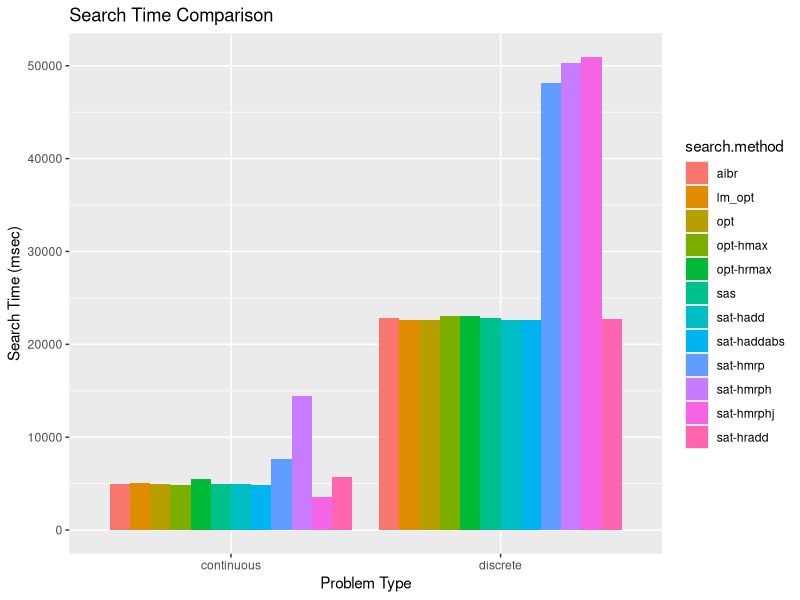
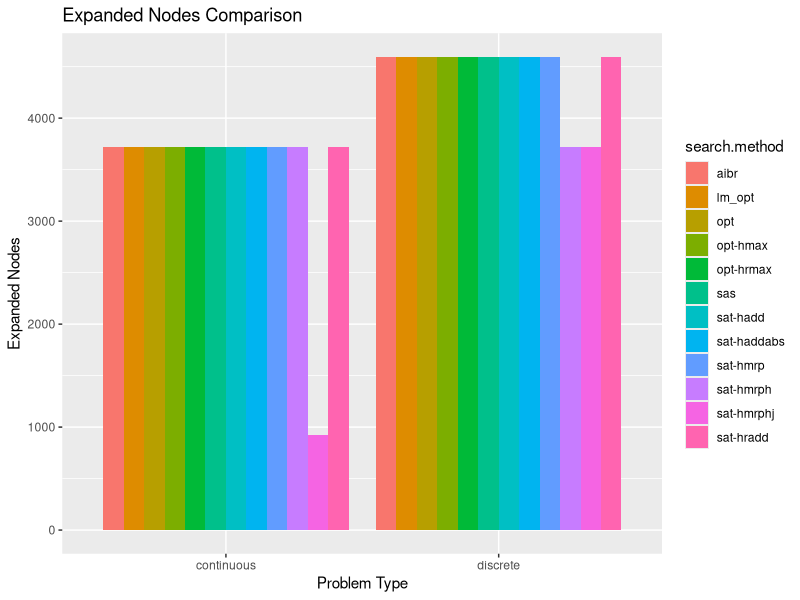
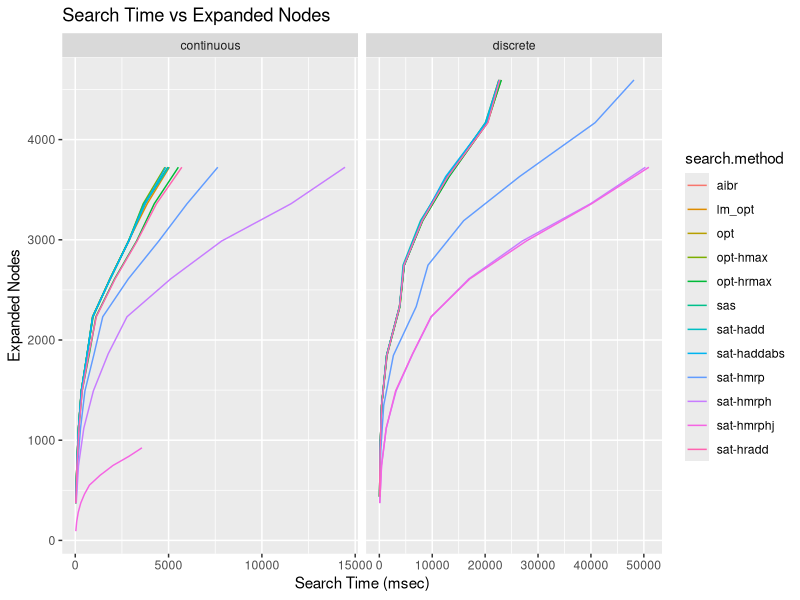
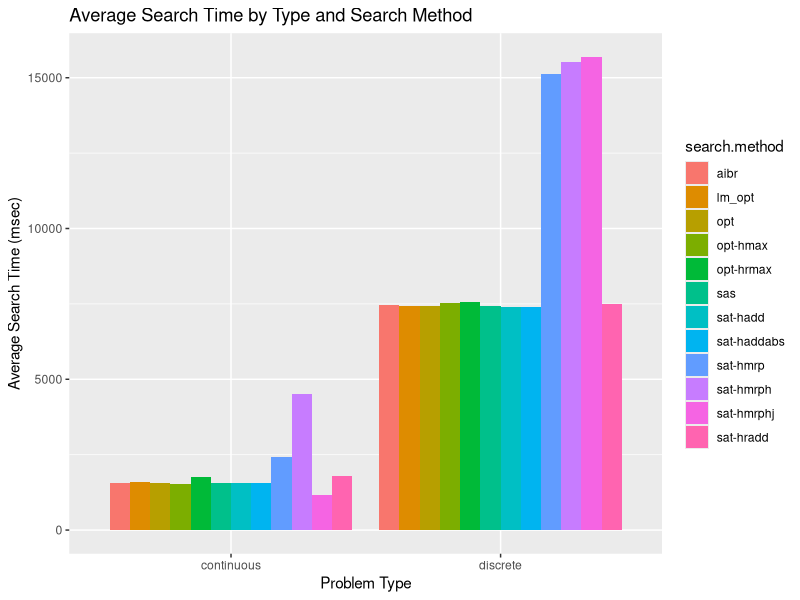
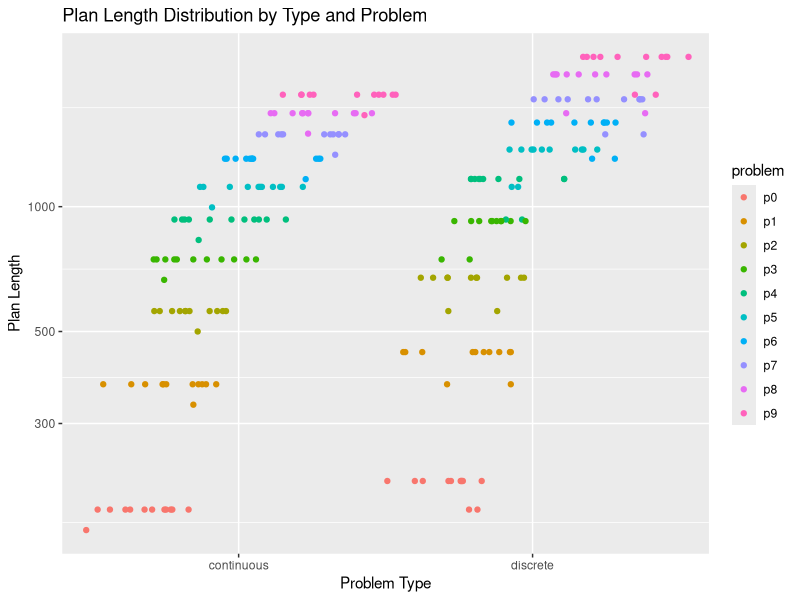
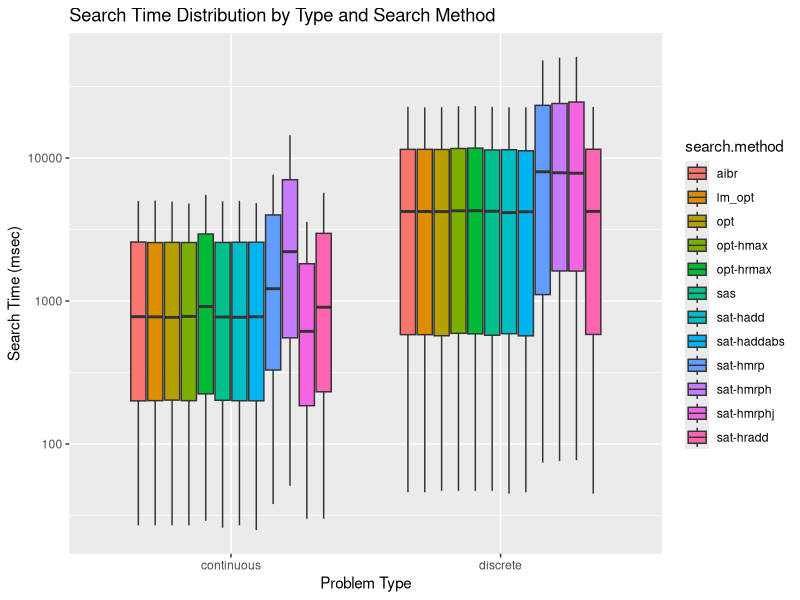
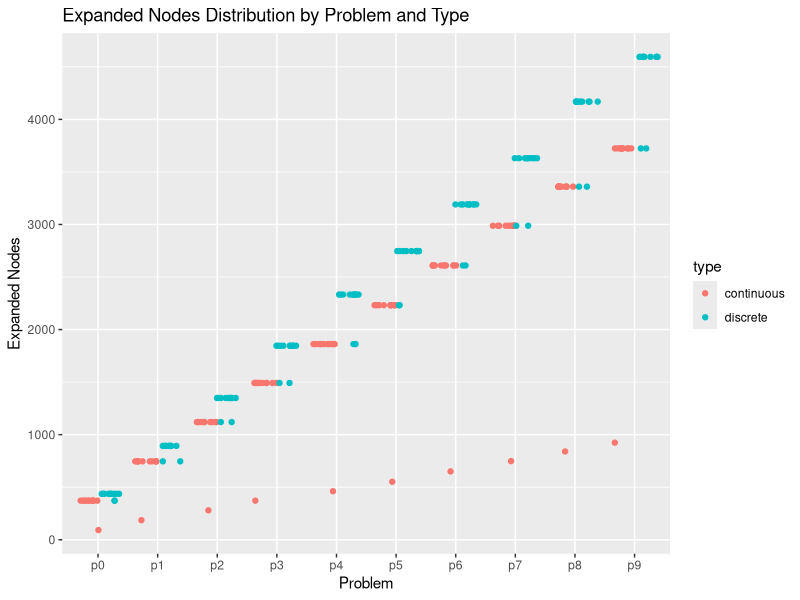
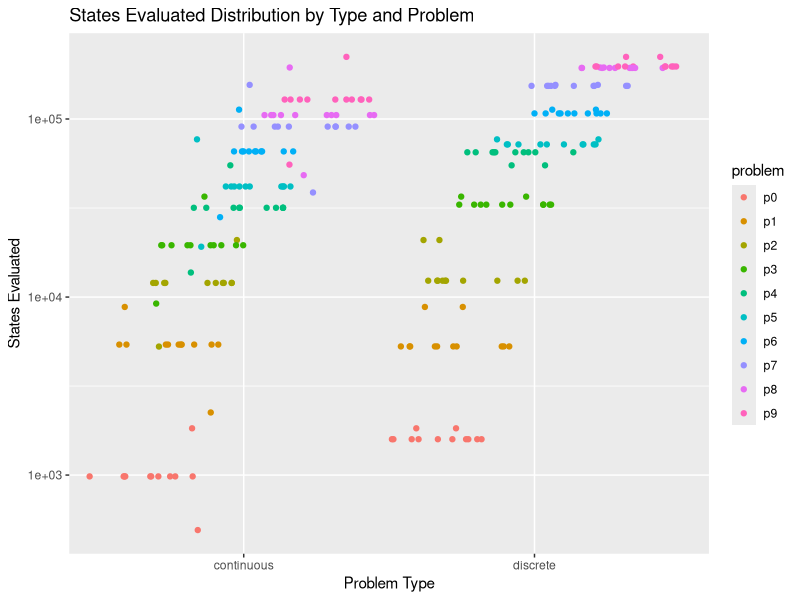

These figures' R source, in order: (Note: this script raises an error after producing the figures.)
# Load required libraries
library(ggplot2)
library(tidyr)

setwd("/Users/refracc/Documents/PhD/planning-formalisms")

df <- read.csv("output.csv")

gg_search_time <- ggplot(df, aes(x = type, y = search.time.msec, fill = search.method)) +
  geom_bar(stat = 'identity', position = 'dodge') +
  labs(x = 'Problem Type', y = 'Search Time (msec)', title = 'Search Time Comparison')

gg_search_time

gg_expanded_nodes <- ggplot(df, aes(x = type, y = expanded.nodes, fill = search.method)) +
  geom_bar(stat = 'identity', position = 'dodge') +
  labs(x = 'Problem Type', y = 'Expanded Nodes', title = 'Expanded Nodes Comparison')

gg_expanded_nodes

gg_search_vs_nodes <- ggplot(df, aes(x = search.time.msec, y = expanded.nodes, color = search.method)) +
  geom_line() +
  facet_wrap(~type, scale='free_x') +
  labs(x = 'Search Time (msec)', y = 'Expanded Nodes', title = 'Search Time vs Expanded Nodes')

gg_search_vs_nodes

gg_avg_search_time <- ggplot(df, aes(x = type, y = search.time.msec, fill = search.method)) +
  geom_bar(stat = 'summary', fun = "mean", position = 'dodge') +
  labs(x = 'Problem Type', y = 'Average Search Time (msec)', title = 'Average Search Time by Type and Search Method')

gg_avg_search_time

# Plan Length by Type and Problem
gg_plan_length <- ggplot(df, aes(x = type, y = plan.length, color = problem)) +
  geom_point(position = position_jitterdodge(), show.legend = TRUE) +
  scale_y_continuous(trans='log10') +
  labs(x = 'Problem Type', y = 'Plan Length', title = 'Plan Length Distribution by Type and Problem')

gg_plan_length

# Search Time (msec) by Type and Search Method
gg_search_time_type <- ggplot(df, aes(x = type, y = search.time.msec, fill = search.method)) +
  geom_boxplot() +
  scale_y_continuous(trans="log10") +
  labs(x = 'Problem Type', y = 'Search Time (msec)', title = 'Search Time Distribution by Type and Search Method')

gg_search_time_type

# Expanded Nodes by Problem and Type
gg_expanded_nodes_type <- ggplot(df, aes(x = problem, y = expanded.nodes, color = type)) +
  geom_point(position = position_jitterdodge(), show.legend = TRUE) +
  labs(x = 'Problem', y = 'Expanded Nodes', title = 'Expanded Nodes Distribution by Problem and Type')

gg_expanded_nodes_type

# States Evaluated by Type and Problem
gg_states_evaluated <- ggplot(df, aes(x = type, y = states.evaluated, color = problem)) +
  geom_point(position = position_jitterdodge(), show.legend = TRUE) +
  scale_y_continuous(trans='log10') +
  labs(x = 'Problem Type', y = 'States Evaluated', title = 'States Evaluated Distribution by Type and Problem')

gg_states_evaluated

# Heuristic Time (msec) by Search Method and Type
gg_heuristic_time <- ggplot(df, aes(x = search.method, y = heuristic.time.msec, fill = type)) +
  geom_boxplot() +
  labs(x = 'Search Method', y = 'Heuristic Time (msec)', title = 'Heuristic Time Distribution by Search Method and Type')

gg_heuristic_time

# Duplicates Detected by Search Method and Problem
gg_duplicates_detected <- ggplot(df, aes(x = search.method, y = duplicates.detected, color = problem)) +
  geom_boxplot() +
  labs(x = 'Search Method', y = 'Duplicates Detected', title = 'Duplicates Detected Distribution by Search Method and Problem')

gg_duplicates_detected

# Planning Time (msec) by Type and Search Method
gg_planning_time <- ggplot(df, aes(x = type, y = planning.time.msec, fill = search.method)) +
  geom_boxplot() +
  scale_y_continuous(trans="log10") +
  labs(x = 'Problem Type', y = 'Planning Time (msec)', title = 'Planning Time Distribution by Type and Search Method')

gg_planning_time

# Search Time (msec) vs. Expanded Nodes, split by Type
gg_search_vs_nodes_type <- ggplot(df, aes(x = search.time.msec, y = expanded.nodes, color = type)) +
  geom_point() +
  labs(x = 'Search Time (msec)', y = 'Expanded Nodes', title = 'Search Time vs. Expanded Nodes, split by Type')

gg_search_vs_nodes_type

# Average Plan Length by Type and Search Method
gg_avg_plan_length <- ggplot(df, aes(x = type, y = plan.length, fill = search.method)) +
  geom_boxplot() +
  labs(x = 'Problem Type', y = 'Average Plan Length', title = 'Average Plan Length by Type and Search Method')

gg_avg_plan_length

# Planning Time (msec) by Type and Problem, split by Search Method
gg_planning_time_search_method <- ggplot(df, aes(x = type, y = planning.time.msec, fill = search.method)) +
  geom_boxplot() +
  labs(x = 'Problem Type', y = 'Planning Time (msec)', title = 'Planning Time Distribution by Type and Problem, split by Search Method')

gg_planning_time_search_method

# Heuristic Time (msec) by Problem, split by Search Method
gg_heuristic_time_search_method <- ggplot(df, aes(x = search.method, y = heuristic.time.msec, fill = problem)) +
  geom_boxplot() +
  labs(x = 'Problem', y = 'Heuristic Time (msec)', title = 'Heuristic Time Distribution by Problem, split by Search Method')

gg_heuristic_time_search_method

# Expanded Nodes by Problem, split by Search Method
gg_expanded_nodes_search_method <- ggplot(df, aes(x = problem, y = expanded.nodes, fill = search.method)) +
  geom_boxplot() +
  labs(x = 'Problem', y = 'Expanded Nodes', title = 'Expanded Nodes Distribution by Problem, split by Search Method')

gg_expanded_nodes_search_method

# Duplicates Detected by Problem, split by Search Method
gg_duplicates_detected_search_method <- ggplot(df, aes(x = problem, y = duplicates.detected, color = search.method)) +
  geom_boxplot() +
  labs(x = 'Problem', y = 'Duplicates Detected', title = 'Duplicates Detected Distribution by Problem, split by Search Method')

gg_duplicates_detected_search_method

# Plan Length vs. Search Time (msec) by Type, split by Search Method
gg_plan_length_vs_search_time <- ggplot(df, aes(x = plan.length, y = search.time.msec, color = search.method)) +
  geom_point() +
  facet_wrap(~type, scales = 'free_y') +
  scale_y_continuous(trans='log10') +
  labs(x = 'Plan Length', y = 'Search Time (msec)', title = 'Plan Length vs. Search Time, split by Type and Search Method')

gg_plan_length_vs_search_time

# Bar plot for Duplicates Detected by Type and Problem
gg_duplicates_by_type_problem <- ggplot(df, aes(x = type, y = duplicates.detected, fill = problem)) +
  geom_bar(stat = 'identity', position = 'dodge') +
  labs(x = 'Type', y = 'Duplicates Detected', title = 'Duplicates Detected by Type and Problem')

gg_duplicates_by_type_problem

# Line plot for States Evaluated over Search Time, color by Search Method
gg_states_vs_search_time <- ggplot(df, aes(x = search.time.msec, y = states.evaluated, color = search.method)) +
  geom_line() +
  facet_wrap(~type, scales = 'free_x') +
  labs(x = 'Search Time (msec)', y = 'States Evaluated', title = 'States Evaluated over Search Time')

gg_states_vs_search_time

gg_grounding <- ggplot(df, aes(x = type, y = grounding.time, fill = search.method)) +
  geom_boxplot() +
  labs(x = "Type", y = "Grounding Time (msec)", title = "Average Time Taken to Ground Actions for Each Domain Type")

gg_grounding

# List of plots
plots <- list(
  gg_search_time, gg_expanded_nodes,
  gg_search_vs_nodes, gg_avg_search_time, gg_plan_length, gg_search_time_type, gg_expanded_nodes_type,
  gg_states_evaluated, gg_heuristic_time, gg_duplicates_detected, gg_planning_time,
  gg_search_vs_nodes_type, gg_avg_plan_length, gg_planning_time_search_method, gg_heuristic_time_search_method, gg_expanded_nodes_search_method,
  gg_duplicates_detected_search_method, gg_plan_length_vs_search_time, gg_duplicates_by_type_problem, gg_states_vs_search_time, gg_grounding
)

# Save each plot as a PDF
for (i in seq_along(plots)) {
  ggsave(paste0("domain-", i, ".pdf"), plots[[i]])
}

df <- read.csv("benchmark.csv")

gg_search_time <- ggplot(df, aes(x = type, y = search.time.msec, fill = search.method)) +
  geom_bar(stat = 'identity', position = 'dodge') +
  scale_y_continuous(trans="log10") +
  labs(x = 'Problem Type', y = 'Search Time (msec)', title = 'Search Time Comparison')

gg_search_time

gg_expanded_nodes <- ggplot(df, aes(x = type, y = expanded.nodes, fill = search.method)) +
  geom_bar(stat = 'identity', position = 'dodge') +
  scale_y_continuous(trans="log10") +
  labs(x = 'Problem Type', y = 'Expanded Nodes', title = 'Expanded Nodes Comparison')

gg_expanded_nodes

gg_search_vs_nodes <- ggplot(df, aes(x = search.time.msec, y = expanded.nodes, color = search.method)) +
  geom_line() +
  facet_wrap(~type, scale='free_x') +
  labs(x = 'Search Time (msec)', y = 'Expanded Nodes', title = 'Search Time vs Expanded Nodes')

gg_search_vs_nodes

gg_avg_search_time <- ggplot(df, aes(x = type, y = search.time.msec, fill = search.method)) +
  geom_bar(stat = 'summary', fun = "mean", position = 'dodge') +
  scale_y_continuous(trans="log10") +
  labs(x = 'Problem Type', y = 'Average Search Time (msec)', title = 'Average Search Time by Type and Search Method')

gg_avg_search_time

# Plan Length by Type and Problem
gg_plan_length <- ggplot(df, aes(x = type, y = plan.length, color = problem)) +
  geom_point(position = position_jitterdodge(), show.legend = TRUE) +
  scale_y_continuous(trans='log10') +
  labs(x = 'Problem Type', y = 'Plan Length', title = 'Plan Length Distribution by Type and Problem')

gg_plan_length

# Search Time (msec) by Type and Search Method
gg_search_time_type <- ggplot(df, aes(x = type, y = search.time.msec, fill = search.method)) +
  geom_boxplot() +
  scale_y_continuous(trans="log10") +
  labs(x = 'Problem Type', y = 'Search Time (msec)', title = 'Search Time Distribution by Type and Search Method')

gg_search_time_type

# Expanded Nodes by Problem and Type
gg_expanded_nodes_type <- ggplot(df, aes(x = problem, y = expanded.nodes, color = type)) +
  geom_point(position = position_jitterdodge(), show.legend = TRUE) +
  scale_y_continuous(trans="log10") +
  labs(x = 'Problem', y = 'Expanded Nodes', title = 'Expanded Nodes Distribution by Problem and Type')

gg_expanded_nodes_type

# States Evaluated by Type and Problem
gg_states_evaluated <- ggplot(df, aes(x = type, y = states.evaluated, color = problem)) +
  geom_point(position = position_jitterdodge(), show.legend = TRUE) +
  scale_y_continuous(trans='log10') +
  labs(x = 'Problem Type', y = 'States Evaluated', title = 'States Evaluated Distribution by Type and Problem')

gg_states_evaluated

# Heuristic Time (msec) by Search Method and Type
gg_heuristic_time <- ggplot(df, aes(x = search.method, y = heuristic.time.msec, fill = type)) +
  geom_boxplot() +
  scale_y_continuous(trans="log10") +
  labs(x = 'Search Method', y = 'Heuristic Time (msec)', title = 'Heuristic Time Distribution by Search Method and Type')

gg_heuristic_time

# Duplicates Detected by Search Method and Problem
gg_duplicates_detected <- ggplot(df, aes(x = search.method, y = duplicates.detected, color = problem)) +
  geom_boxplot() +
  scale_y_continuous(trans="log10") +
  labs(x = 'Search Method', y = 'Duplicates Detected', title = 'Duplicates Detected Distribution by Search Method and Problem')

gg_duplicates_detected

# Planning Time (msec) by Type and Search Method
gg_planning_time <- ggplot(df, aes(x = type, y = planning.time.msec, fill = search.method)) +
  geom_boxplot() +
  scale_y_continuous(trans="log10") +
  labs(x = 'Problem Type', y = 'Planning Time (msec)', title = 'Planning Time Distribution by Type and Search Method')

gg_planning_time

# Search Time (msec) vs. Expanded Nodes, split by Type
gg_search_vs_nodes_type <- ggplot(df, aes(x = search.time.msec, y = expanded.nodes, color = type)) +
  geom_point() +
  scale_y_continuous(trans = "log10") +
  labs(x = 'Search Time (msec)', y = 'Expanded Nodes', title = 'Search Time vs. Expanded Nodes, split by Type')

gg_search_vs_nodes_type

# Average Plan Length by Type and Search Method
gg_avg_plan_length <- ggplot(df, aes(x = type, y = plan.length, fill = search.method)) +
  geom_boxplot() +
  scale_y_continuous(trans = "log10") +
  labs(x = 'Problem Type', y = 'Average Plan Length', title = 'Average Plan Length by Type and Search Method')

gg_avg_plan_length

# Planning Time (msec) by Type and Problem, split by Search Method
gg_planning_time_search_method <- ggplot(df, aes(x = type, y = planning.time.msec, fill = search.method)) +
  geom_boxplot() +
  scale_y_continuous(trans = "log10") +
  labs(x = 'Problem Type', y = 'Planning Time (msec)', title = 'Planning Time Distribution by Type and Problem, split by Search Method')

gg_planning_time_search_method

# Heuristic Time (msec) by Problem, split by Search Method
gg_heuristic_time_search_method <- ggplot(df, aes(x = search.method, y = heuristic.time.msec, fill = problem)) +
  geom_boxplot() +
  scale_y_continuous(trans = "log10") +
  labs(x = 'Problem', y = 'Heuristic Time (msec)', title = 'Heuristic Time Distribution by Problem, split by Search Method')

gg_heuristic_time_search_method

# Expanded Nodes by Problem, split by Search Method
gg_expanded_nodes_search_method <- ggplot(df, aes(x = problem, y = expanded.nodes, fill = search.method)) +
  geom_boxplot() +
  scale_y_continuous(trans = "log10") +
  labs(x = 'Problem', y = 'Expanded Nodes', title = 'Expanded Nodes Distribution by Problem, split by Search Method')

gg_expanded_nodes_search_method

# Duplicates Detected by Problem, split by Search Method
gg_duplicates_detected_search_method <- ggplot(df, aes(x = problem, y = duplicates.detected, color = search.method)) +
  geom_boxplot() +
  scale_y_continuous(trans = "log10") +
  labs(x = 'Problem', y = 'Duplicates Detected', title = 'Duplicates Detected Distribution by Problem, split by Search Method')

gg_duplicates_detected_search_method

# Plan Length vs. Search Time (msec) by Type, split by Search Method
gg_plan_length_vs_search_time <- ggplot(df, aes(x = plan.length, y = search.time.msec, color = search.method)) +
  geom_point() +
  facet_wrap(~type, scales = 'free_y') +
  scale_y_continuous(trans='log10') +
  labs(x = 'Plan Length', y = 'Search Time (msec)', title = 'Plan Length vs. Search Time, split by Type and Search Method')

gg_plan_length_vs_search_time

# Bar plot for Duplicates Detected by Type and Problem
gg_duplicates_by_type_problem <- ggplot(df, aes(x = type, y = duplicates.detected, fill = problem)) +
  geom_bar(stat = 'identity', position = 'dodge') +
  scale_y_continuous(trans = "log10") +
  labs(x = 'Type', y = 'Duplicates Detected', title = 'Duplicates Detected by Type and Problem')

gg_duplicates_by_type_problem

# Line plot for States Evaluated over Search Time, color by Search Method
gg_states_vs_search_time <- ggplot(df, aes(x = search.time.msec, y = states.evaluated, color = search.method)) +
  geom_line() +
  facet_wrap(~type, scales = 'free_x') +
  scale_y_continuous(trans="log10") +
  labs(x = 'Search Time (msec)', y = 'States Evaluated', title = 'States Evaluated over Search Time')

gg_states_vs_search_time

gg_grounding <- ggplot(df, aes(x = type, y = grounding.time, fill = search.method)) +
  geom_boxplot() +
  labs(x = "Type", y = "Grounding Time (msec)", title = "Average Time Taken to Ground Actions for Each Domain Type")

gg_grounding

# List of plots
plots <- list(
  gg_search_time, gg_expanded_nodes,
  gg_search_vs_nodes, gg_avg_search_time, gg_plan_length, gg_search_time_type, gg_expanded_nodes_type,
  gg_states_evaluated, gg_heuristic_time, gg_duplicates_detected, gg_planning_time,
  gg_search_vs_nodes_type, gg_avg_plan_length, gg_planning_time_search_method, gg_heuristic_time_search_method, gg_expanded_nodes_search_method,
  gg_duplicates_detected_search_method, gg_plan_length_vs_search_time, gg_duplicates_by_type_problem, gg_states_vs_search_time, gg_grounding
)

# Save each plot as a PDF
for (i in seq_along(plots)) {
  ggsave(paste0("benchmark-", i, ".pdf"), plots[[i]])
}
